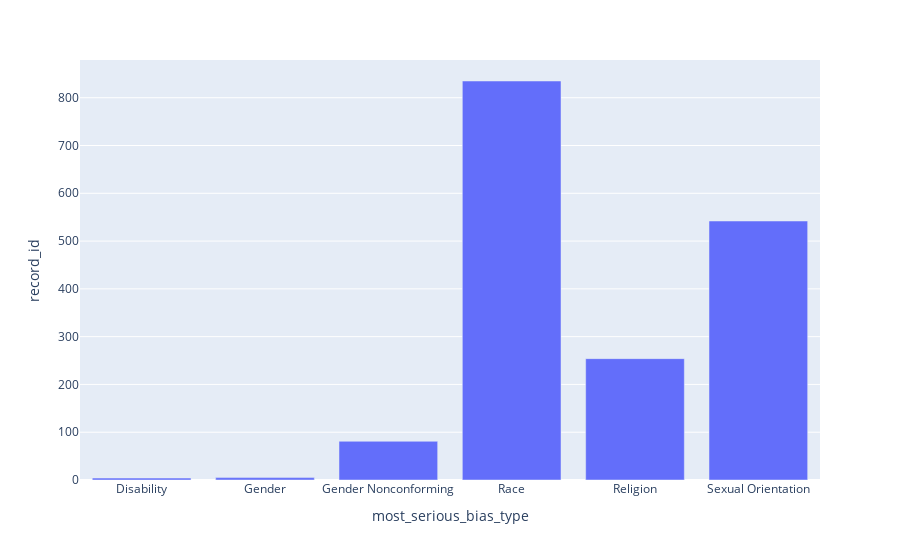

The notebook cell this image was saved under:
### Code cell
types_of_crimes = trimmed_data[['record_id', 'most_serious_bias_type']].groupby('most_serious_bias_type').count().reset_index()
graph = px.bar(types_of_crimes, x='most_serious_bias_type', y='record_id')
graph.show()

### Figure 1 — Plotly figure (JSON) as saved in the notebook; plotly's stock layout.template omitted (floating-point values rounded to 4 significant figures)
{"data": [{"alignmentgroup": "True", "hovertemplate": "most_serious_bias_type=%{x}<br>record_id=%{y}<extra></extra>", "legendgroup": "", "marker": {"color": "#636efa", "pattern": {"shape": ""}}, "name": "", "offsetgroup": "", "orientation": "v", "showlegend": false, "textposition": "auto", "type": "bar", "x": ["Disability", "Gender", "Gender Nonconforming", "Race", "Religion", "Sexual Orientation"], "xaxis": "x", "y": [4, 5, 81, 835, 254, 542], "yaxis": "y"}], "layout": {"barmode": "relative", "legend": {"tracegroupgap": 0}, "margin": {"t": 60}, "xaxis": {"anchor": "y", "domain": [0, 1], "title": {"text": "most_serious_bias_type"}}, "yaxis": {"anchor": "x", "domain": [0, 1], "title": {"text": "record_id"}}}}
